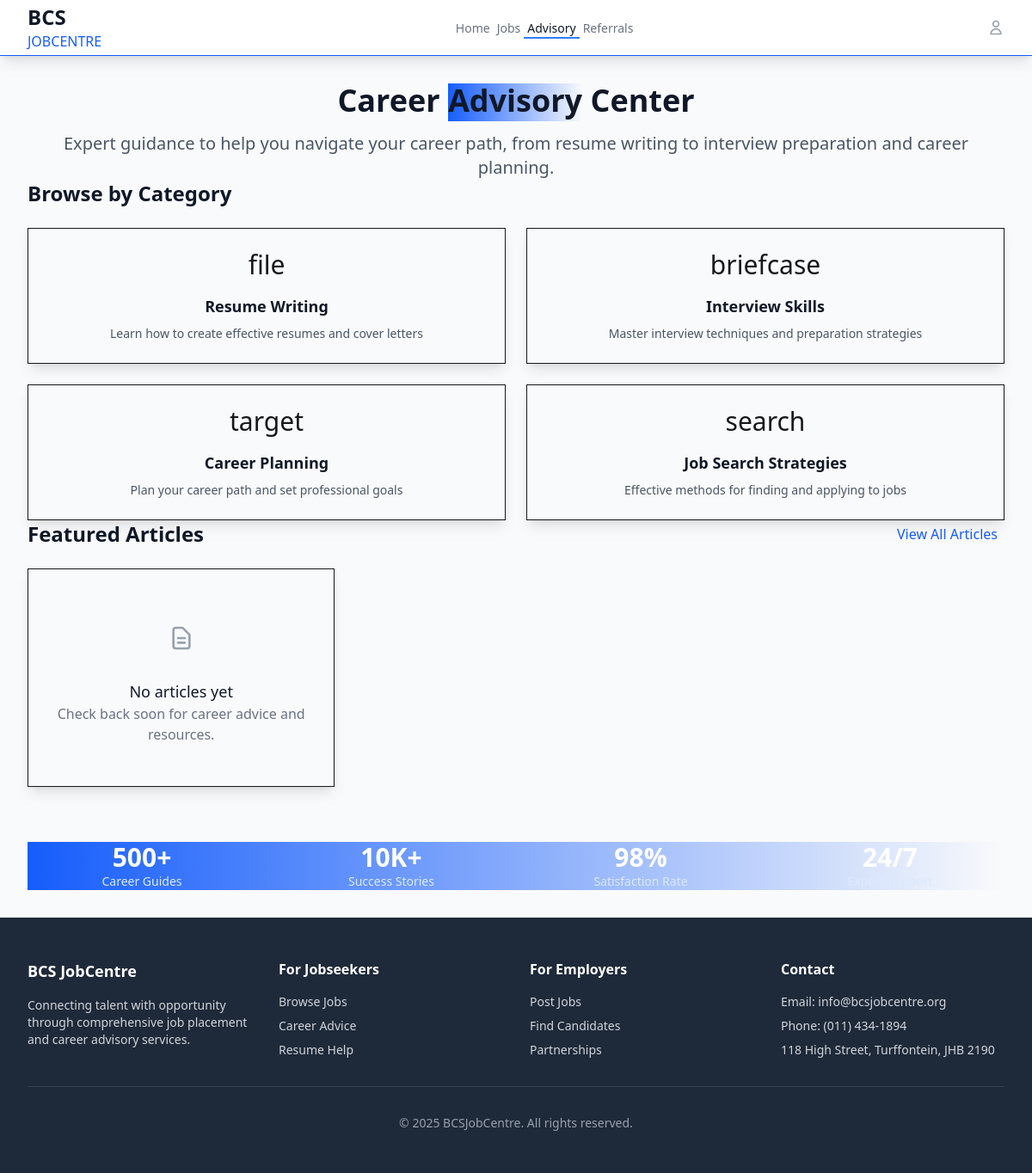
The app's page /advisory/ with its own data.
### jobs/models.py (models this page shows, shortened)
class AdvisoryCategory(models.Model):
    name = models.CharField(max_length=100)
    description = models.TextField(blank=True)
    icon = models.CharField(max_length=50, default='📚')

### jobs/views.py (the view)
# urls.py: path("advisory/", advisory_home, name="advisory_home"),
def advisory_home(request):
    categories = AdvisoryCategory.objects.all()
    featured_articles = AdvisoryArticle.objects.filter(is_published=True).order_by('-published_date')[:6]
    context = {
        'categories': categories,
        'featured_articles': featured_articles,
    }
    return render(request, 'jobs/advisory_home.html', context)

### templates/jobs/advisory_home.html (shortened to what this page needs)
{% extends 'base.html' %}
{% load currency_filters %}
{% block content %}
<div class="max-w-7xl mx-auto px-4 sm:px-6 lg:px-8 py-8">
    <div class="text-center mb-12 relative overflow-hidden">
        <h1 class="text-4xl font-bold text-gray-900 mb-4 relative">
            Career <span class="bg-gradient-to-r from-blue-600 to-purple-600 bg-clip-text text-transparent">Advisory</span> Center
        </h1>
        <p class="text-xl text-gray-600 max-w-3xl mx-auto relative">
            Expert guidance to help you navigate your career path, from resume writing to interview preparation and career planning.
        </p>
    </div>
    <div class="mb-12">
        <h2 class="text-2xl font-bold text-gray-900 mb-6">Browse by Category</h2>
        <div class="grid grid-cols-1 md:grid-cols-2 lg:grid-cols-4 gap-6">
            {% for category in categories %}
            <a href="{% url 'advisory_category' category.id %}"
               class="group relative bg-white/70 backdrop-blur-sm rounded-2xl p-6 text-center hover:shadow-2xl transition-all duration-500 border border-white/50 shadow-lg hover:scale-105 card-hover">
                <div class="relative z-10">
                    <div class="text-3xl mb-4 group-hover:scale-110 transition-transform duration-300">{{ category.icon }}</div>
                    <h3 class="text-lg font-semibold text-gray-900 mb-2 group-hover:text-gray-800">{{ category.name }}</h3>
                    <p class="text-gray-600 text-sm group-hover:text-gray-700">{{ category.description|truncatewords:15 }}</p>
                </div>
            </a>
            {% endfor %}
        </div>
    </div>
    <div>
        <div class="flex justify-between items-center mb-6">
            <h2 class="text-2xl font-bold text-gray-900">Featured Articles</h2>
            <a href="#" class="group text-blue-600 hover:text-blue-800 font-medium transition-all duration-300 flex items-center gap-2">
                View All Articles
            </a>
        </div>
        <div class="grid gap-8 md:grid-cols-2 lg:grid-cols-3">
            {% for article in featured_articles %}
            <div class="group bg-white/80 backdrop-blur-sm rounded-2xl shadow-lg overflow-hidden border border-white/50 hover:shadow-2xl transition-all duration-500 card-hover">
                {% if article.featured_image %}
                <div class="overflow-hidden">
                    <img src="{{ article.featured_image.url }}" alt="{{ article.title }}"
                         class="w-full h-48 object-cover group-hover:scale-110 transition-transform duration-700">
                </div>
                {% else %}
                <div class="w-full h-48 bg-gradient-to-r from-blue-500 to-purple-600 flex items-center justify-center group-hover:from-blue-600 group-hover:to-purple-700 transition-all duration-500">
                    <span class="text-white text-4xl group-hover:scale-110 transition-transform duration-300">{{ article.category.icon }}</span>
                </div>
                {% endif %}
                <div class="p-6 relative">
                    <div class="absolute top-0 left-6 w-1 h-12 bg-gradient-to-b from-blue-500 to-purple-600 rounded-full"></div>
                    <div class="flex items-center mb-3 ml-4">
                        <span class="inline-flex items-center px-3 py-1 rounded-full text-xs font-medium bg-blue-100 text-blue-800 group-hover:bg-blue-200 transition-colors duration-300">
                            {{ article.category.name }}
                        </span>
                        <span class="ml-2 text-sm text-gray-500">{{ article.published_date|date:"M d, Y" }}</span>
                    </div>
                    <h3 class="text-xl font-semibold text-gray-900 mb-3 ml-4 group-hover:text-gray-800 transition-colors duration-300">
                        {{ article.title }}
                    </h3>
                    <p class="text-gray-600 mb-4 ml-4 group-hover:text-gray-700 transition-colors duration-300">
                        {{ article.excerpt|default:article.content|truncatewords:20 }}
                    </p>
                    <div class="flex items-center justify-between ml-4">
                        <span class="text-sm text-gray-500 group-hover:text-gray-600 transition-colors duration-300">
                            By {{ article.author }}
                        </span>
                        <a href="{% url 'advisory_detail' article.id %}"
                           class="group/link text-blue-600 hover:text-blue-800 font-medium flex items-center gap-2 transition-all duration-300">
                            Read More
                            <i class="fas fa-arrow-right group-hover/link:translate-x-1 transition-transform duration-300"></i>
                        </a>
                    </div>
                </div>
            </div>
            {% empty %}
            <div class="col-span-full text-center py-12 bg-white/70 backdrop-blur-sm rounded-2xl shadow-lg border border-white/50">
                <div class="max-w-md mx-auto">
                    <div class="w-16 h-16 bg-gradient-to-r from-blue-100 to-purple-100 rounded-full flex items-center justify-center mx-auto mb-4">
                        <svg class="w-8 h-8 text-gray-400" fill="none" viewBox="0 0 24 24" stroke="currentColor">
                            <path stroke-linecap="round" stroke-linejoin="round" stroke-width="2" d="M9 12h6m-6 4h6m2 5H7a2 2 0 01-2-2V5a2 2 0 012-2h5.586a1 1 0 01.707.293l5.414 5.414a1 1 0 01.293.707V19a2 2 0 01-2 2z"/>
                        </svg>
                    </div>
                    <h3 class="text-lg font-medium text-gray-900">No articles yet</h3>
                    <p class="mt-1 text-gray-500">Check back soon for career advice and resources.</p>
                </div>
            </div>
            {% endfor %}
        </div>
    </div>
    <div class="mt-16 bg-gradient-to-r from-blue-600 to-purple-600 rounded-2xl p-8 text-white shadow-2xl">
        <div class="grid grid-cols-2 md:grid-cols-4 gap-6">
            <div class="text-center">
                <div class="text-3xl font-bold mb-1">500+</div>
                <div class="text-blue-100 text-sm">Career Guides</div>
            </div>
            <div class="text-center">
                <div class="text-3xl font-bold mb-1">10K+</div>
                <div class="text-blue-100 text-sm">Success Stories</div>
            </div>
            <div class="text-center">
                <div class="text-3xl font-bold mb-1">98%</div>
                <div class="text-blue-100 text-sm">Satisfaction Rate</div>
            </div>
            <div class="text-center">
                <div class="text-3xl font-bold mb-1">24/7</div>
                <div class="text-blue-100 text-sm">Expert Support</div>
            </div>
        </div>
    </div>
</div>
{% endblock %}

### templates/jobs/advisory_home.html (style rules this page uses)
.card-hover { transition: all 0.4s cubic-bezier(0.175, 0.885, 0.32, 1.275); }

### records on screen
AdvisoryCategory: icon "file", name "Resume Writing", description "Learn how to create effective resumes and cover letters"
AdvisoryCategory: icon "briefcase", name "Interview Skills", description "Master interview techniques and preparation strategies"
AdvisoryCategory: icon "target", name "Career Planning", description "Plan your career path and set professional goals"
AdvisoryCategory: icon "search", name "Job Search Strategies", description "Effective methods for finding and applying to jobs"
